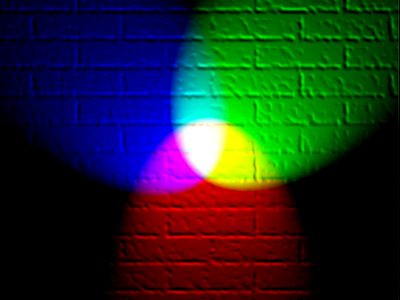
#> input picture 7 - İmgenin Parlaklığını ve Karşıtlığını Değiştirme Uygulaması/rgb.jpg, 400 x 300 px
$ python uygulama-7.2.py
#> lines starting #> are read from the running program, lines starting #| are printed output that depends on the picture
#> further down, img is the input picture: shape (300, 400, 3); mean B, G, R 36.9, 41.6, 29.5
import cv2
import numpy as np

def donustur(img):
    a1=0.5
    a2=2
    boy = img.shape[0]
#> boy = 300
    en = img.shape[1]
#> en = 400
    k_azalt = np.zeros((boy,en,3))
    k_arttir = np.zeros((boy,en,3))

    for i in range(en):
        for j in range(boy):
            k_azalt[j][i] = img[j][i] * a1
            k_arttir[j][i] = img[j][i] * a2
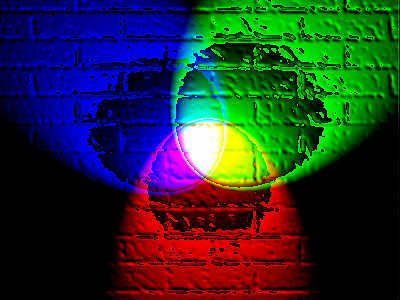
#> k_arttir: shape (300, 400, 3) float64; mean B, G, R 43.6, 45.6, 33.5
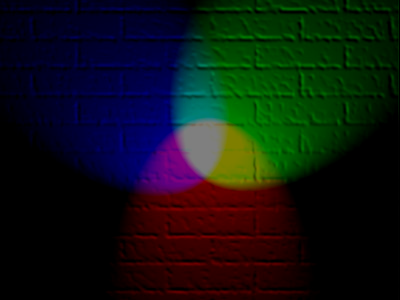
#> k_azalt: shape (300, 400, 3) float64; mean B, G, R 18.5, 20.8, 14.7
    return k_azalt,k_arttir


img = cv2.imread('rgb.jpg')
cv2.imshow('Resim',img)

k_azalt,k_arttir = donustur(img)

k_azalt = k_azalt.astype(np.uint8)
cv2.imshow('azalan kontrast',k_azalt)

k_arttir = k_arttir.astype(np.uint8)
cv2.imshow('artan kontrast',k_arttir)

cv2.waitKey()
